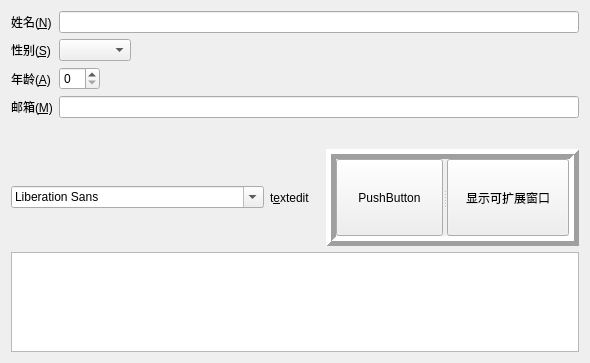
<?xml version="1.0" encoding="UTF-8"?>
<ui version="4.0">
 <class>MyWidget</class>
 <widget class="QWidget" name="MyWidget">
  <property name="geometry">
   <rect>
    <x>0</x>
    <y>0</y>
    <width>590</width>
    <height>363</height>
   </rect>
  </property>
  <property name="minimumSize">
   <size>
    <width>200</width>
    <height>150</height>
   </size>
  </property>
  <property name="maximumSize">
   <size>
    <width>1000</width>
    <height>1000</height>
   </size>
  </property>
  <property name="contextMenuPolicy">
   <enum>Qt::DefaultContextMenu</enum>
  </property>
  <property name="windowTitle">
   <string>4.1节</string>
  </property>
  <layout class="QVBoxLayout" name="verticalLayout">
   <item>
    <layout class="QFormLayout" name="formLayout">
     <property name="fieldGrowthPolicy">
      <enum>QFormLayout::ExpandingFieldsGrow</enum>
     </property>
     <property name="formAlignment">
      <set>Qt::AlignLeading|Qt::AlignLeft|Qt::AlignTop</set>
     </property>
     <item row="0" column="0">
      <widget class="QLabel" name="nLabel">
       <property name="text">
        <string>姓名(&amp;N)</string>
       </property>
       <property name="buddy">
        <cstring>nLineEdit</cstring>
       </property>
      </widget>
     </item>
     <item row="0" column="1">
      <widget class="QLineEdit" name="nLineEdit"/>
     </item>
     <item row="1" column="0">
      <widget class="QLabel" name="sLabel">
       <property name="text">
        <string>性别(&amp;S)</string>
       </property>
       <property name="buddy">
        <cstring>sComboBox</cstring>
       </property>
      </widget>
     </item>
     <item row="1" column="1">
      <widget class="QComboBox" name="sComboBox"/>
     </item>
     <item row="2" column="0">
      <widget class="QLabel" name="aLabel">
       <property name="text">
        <string>年龄(&amp;A)</string>
       </property>
       <property name="buddy">
        <cstring>aSpinBox</cstring>
       </property>
      </widget>
     </item>
     <item row="2" column="1">
      <widget class="QSpinBox" name="aSpinBox"/>
     </item>
     <item row="3" column="0">
      <widget class="QLabel" name="mLabel">
       <property name="text">
        <string>邮箱(&amp;M)</string>
       </property>
       <property name="buddy">
        <cstring>mLineEdit</cstring>
       </property>
      </widget>
     </item>
     <item row="3" column="1">
      <widget class="QLineEdit" name="mLineEdit"/>
     </item>
    </layout>
   </item>
   <item>
    <spacer name="verticalSpacer">
     <property name="orientation">
      <enum>Qt::Vertical</enum>
     </property>
     <property name="sizeType">
      <enum>QSizePolicy::Fixed</enum>
     </property>
     <property name="sizeHint" stdset="0">
      <size>
       <width>20</width>
       <height>25</height>
      </size>
     </property>
    </spacer>
   </item>
   <item>
    <layout class="QHBoxLayout" name="horizontalLayout">
     <item>
      <widget class="QFontComboBox" name="fontComboBox"/>
     </item>
     <item>
      <widget class="QLabel" name="label">
       <property name="maximumSize">
        <size>
         <width>50</width>
         <height>16777215</height>
        </size>
       </property>
       <property name="text">
        <string>t&amp;extedit</string>
       </property>
       <property name="buddy">
        <cstring>textEdit</cstring>
       </property>
      </widget>
     </item>
     <item>
      <widget class="QSplitter" name="splitter">
       <property name="frameShape">
        <enum>QFrame::Box</enum>
       </property>
       <property name="frameShadow">
        <enum>QFrame::Raised</enum>
       </property>
       <property name="lineWidth">
        <number>5</number>
       </property>
       <property name="orientation">
        <enum>Qt::Horizontal</enum>
       </property>
       <widget class="QPushButton" name="pushButton_2">
        <property name="text">
         <string>PushButton</string>
        </property>
       </widget>
       <widget class="QPushButton" name="pushButton">
        <property name="text">
         <string>显示可扩展窗口</string>
        </property>
        <property name="checkable">
         <bool>true</bool>
        </property>
        <property name="autoDefault">
         <bool>false</bool>
        </property>
        <property name="default">
         <bool>false</bool>
        </property>
        <property name="flat">
         <bool>false</bool>
        </property>
       </widget>
      </widget>
     </item>
    </layout>
   </item>
   <item>
    <widget class="QTextEdit" name="textEdit">
     <property name="enabled">
      <bool>true</bool>
     </property>
     <property name="maximumSize">
      <size>
       <width>1000</width>
       <height>100</height>
      </size>
     </property>
    </widget>
   </item>
  </layout>
 </widget>
 <layoutdefault spacing="6" margin="11"/>
 <tabstops>
  <tabstop>nLineEdit</tabstop>
  <tabstop>sComboBox</tabstop>
  <tabstop>aSpinBox</tabstop>
  <tabstop>mLineEdit</tabstop>
  <tabstop>fontComboBox</tabstop>
  <tabstop>pushButton_2</tabstop>
  <tabstop>pushButton</tabstop>
  <tabstop>textEdit</tabstop>
 </tabstops>
 <resources/>
 <connections>
  <connection>
   <sender>fontComboBox</sender>
   <signal>currentFontChanged(QFont)</signal>
   <receiver>textEdit</receiver>
   <slot>setCurrentFont(QFont)</slot>
   <hints>
    <hint type="sourcelabel">
     <x>195</x>
     <y>184</y>
    </hint>
    <hint type="destinationlabel">
     <x>202</x>
     <y>235</y>
    </hint>
   </hints>
  </connection>
 </connections>
</ui>
